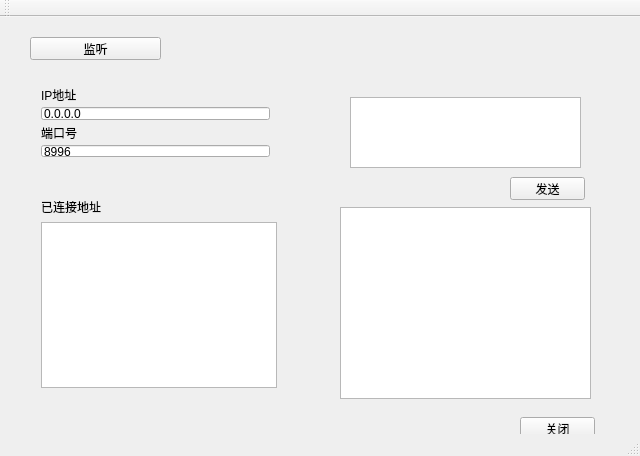
<?xml version="1.0" encoding="UTF-8"?>
<ui version="4.0">
 <class>MainWindow</class>
 <widget class="QMainWindow" name="MainWindow">
  <property name="geometry">
   <rect>
    <x>0</x>
    <y>0</y>
    <width>640</width>
    <height>456</height>
   </rect>
  </property>
  <property name="windowTitle">
   <string>MainWindow</string>
  </property>
  <widget class="QWidget" name="centralWidget">
   <widget class="QPushButton" name="pushButton">
    <property name="geometry">
     <rect>
      <x>520</x>
      <y>400</y>
      <width>75</width>
      <height>23</height>
     </rect>
    </property>
    <property name="text">
     <string>关闭</string>
    </property>
   </widget>
   <widget class="QTextBrowser" name="textBrowser">
    <property name="geometry">
     <rect>
      <x>340</x>
      <y>190</y>
      <width>251</width>
      <height>192</height>
     </rect>
    </property>
   </widget>
   <widget class="QPushButton" name="pushButton_listen">
    <property name="geometry">
     <rect>
      <x>30</x>
      <y>20</y>
      <width>131</width>
      <height>23</height>
     </rect>
    </property>
    <property name="text">
     <string>监听</string>
    </property>
   </widget>
   <widget class="QPushButton" name="pushButton_send">
    <property name="geometry">
     <rect>
      <x>510</x>
      <y>160</y>
      <width>75</width>
      <height>23</height>
     </rect>
    </property>
    <property name="text">
     <string>发送</string>
    </property>
   </widget>
   <widget class="QTextEdit" name="textEdit_send">
    <property name="geometry">
     <rect>
      <x>350</x>
      <y>80</y>
      <width>231</width>
      <height>71</height>
     </rect>
    </property>
   </widget>
   <widget class="QWidget" name="">
    <property name="geometry">
     <rect>
      <x>30</x>
      <y>170</y>
      <width>258</width>
      <height>212</height>
     </rect>
    </property>
    <layout class="QVBoxLayout" name="verticalLayout_2">
     <item>
      <widget class="QLabel" name="label_3">
       <property name="text">
        <string>已连接地址</string>
       </property>
      </widget>
     </item>
     <item>
      <widget class="QListWidget" name="listWidget"/>
     </item>
    </layout>
   </widget>
   <widget class="QWidget" name="">
    <property name="geometry">
     <rect>
      <x>30</x>
      <y>60</y>
      <width>251</width>
      <height>91</height>
     </rect>
    </property>
    <layout class="QVBoxLayout" name="verticalLayout">
     <item>
      <widget class="QLabel" name="label">
       <property name="text">
        <string>IP地址</string>
       </property>
      </widget>
     </item>
     <item>
      <widget class="QLineEdit" name="lineEdit_ip">
       <property name="text">
        <string>0.0.0.0</string>
       </property>
      </widget>
     </item>
     <item>
      <widget class="QLabel" name="label_2">
       <property name="text">
        <string>端口号</string>
       </property>
      </widget>
     </item>
     <item>
      <widget class="QLineEdit" name="lineEdit_port">
       <property name="text">
        <string>8996</string>
       </property>
      </widget>
     </item>
    </layout>
   </widget>
  </widget>
  <widget class="QToolBar" name="mainToolBar">
   <attribute name="toolBarArea">
    <enum>TopToolBarArea</enum>
   </attribute>
   <attribute name="toolBarBreak">
    <bool>false</bool>
   </attribute>
  </widget>
  <widget class="QStatusBar" name="statusBar"/>
 </widget>
 <layoutdefault spacing="6" margin="11"/>
 <resources/>
 <connections/>
</ui>
